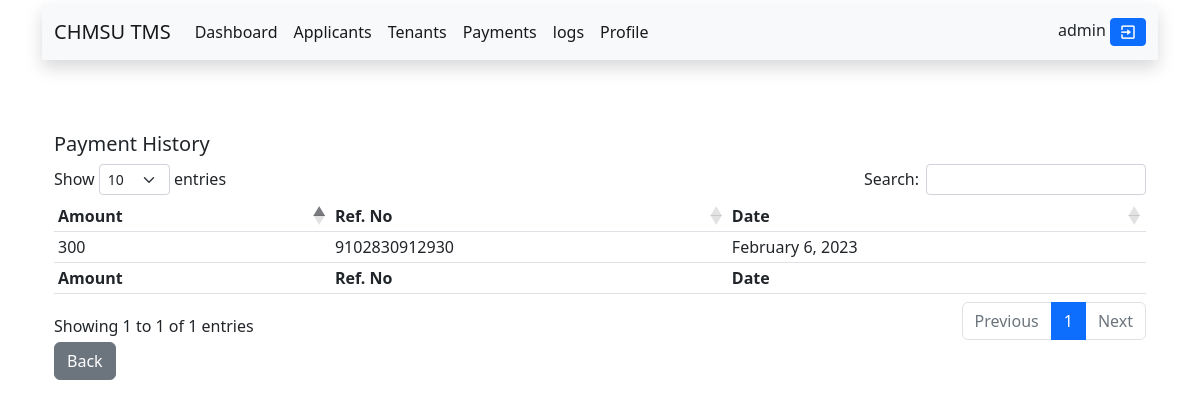
/admin/tenant_payment.php?view_payment=192 (signed in), run on the app's committed database.
### tables this page shows
CREATE TABLE `users` (
  `id` int(11) NOT NULL,
  `username` varchar(255) NOT NULL,
  `password` varchar(255) NOT NULL,
  `date` datetime NOT NULL DEFAULT current_timestamp(),
  `account_type` varchar(255) NOT NULL DEFAULT 'tenant',
  `user_id` int(11) NOT NULL,
  `status` varchar(10) NOT NULL DEFAULT 'active'
);

CREATE TABLE `payment` (
  `id` int(11) NOT NULL,
  `amount` varchar(255) NOT NULL,
  `refno` varchar(255) NOT NULL,
  `ref_img` varchar(255) NOT NULL,
  `status` varchar(255) NOT NULL DEFAULT 'pending',
  `date` date DEFAULT current_timestamp(),
  `user_id` int(11) NOT NULL
);

### admin/fetch.php (called while the page is built, shortened)
<?php
include("../connections.php");
$get_record = mysqli_query($connections, "SELECT * FROM users WHERE id='$user_id' ");
while ($row = mysqli_fetch_assoc($get_record)) {
    $db_username = $row["username"];
}

### admin/tenant_payment.php (the view, shortened to what this page needs)
<?php
if (isset($_SESSION["id"])) :
    $user_id = $_SESSION["id"];
    include("../connections.php");
    include("fetch.php");
?>
    <!DOCTYPE html>
    <html lang="en">
    <head>
        <link rel="stylesheet" href="style/dashboard.css">
    </head>
    <body>
        <div class="container">
            <?php
            include("inc/top_nav.php");
            ?>
            <br>
            <br>
            <link rel="stylesheet" href="https://cdn.datatables.net/1.12.1/css/dataTables.bootstrap5.min.css">
            <div class="container">
                <br>
                <?php
                if (isset($_GET["view_payment"])) {
                    $id = $_GET["view_payment"];
                    $get_payment = mysqli_query($connections, "SELECT payment.amount, payment.refno, payment.date, payment.user_id FROM payment JOIN users ON payment.user_id = users.id WHERE users.user_id = $id");
                }
                ?>
                <h5>Payment History</h5>
                <table id="fetch_result" class="table-sm table table-hover">
                    <thead>
                        <tr>
                            <th>Amount</th>
                            <th>Ref. No</th>
                            <th>Date</th>
                        </tr>
                    </thead>
                    <tbody>
                        <?php
                        while ($row = mysqli_fetch_assoc($get_payment)) :
                            $db_amount = $row["amount"];
                            $db_refno = $row["refno"];
                            $db_date = $row["date"];
                        ?>
                            <tr>
                                <td><?php echo $db_amount ?></td>
                                <td><?php echo $db_refno ?></td>
                                <td><?php echo date("F j, Y", strtotime($db_date)) ?></td>
                            </tr>
                        <?php endwhile; ?>
                    </tbody>
                    <tfoot>
                        <tr>
                            <th>Amount</th>
                            <th>Ref. No</th>
                            <th>Date</th>
                        </tr>
                    </tfoot>
                </table>
                <a href="tenants.php" class="btn btn-secondary">Back</a>
            </div>
            <link rel="stylesheet" href="https://cdn.datatables.net/buttons/2.2.3/css/buttons.dataTables.min.css">
        </div>
    </body>
    </html>
<?php
else :
    @include "../error.php";
endif;
?>

### admin/inc/top_nav.php (shortened to what this page needs)
<nav class="navbar mt-1 navbar-expand-lg bg-light shadow">
    <div class="container-fluid">
        <a class="navbar-brand" href="index.php">CHMSU TMS</a>
        <div class="collapse navbar-collapse" id="navbarScroll">
            <ul class="navbar-nav me-auto my-2 my-lg-0 navbar-nav-scroll" style="--bs-scroll-height: 100px;">
                <li class="nav-item">
                    <a class="nav-link active" aria-current="page" href="index.php">Dashboard</a>
                </li>
                <li class="nav-item">
                    <a class="nav-link active" aria-current="page" href="applicants.php">Applicants</a>
                </li>
                <li class="nav-item">
                    <a class="nav-link active" aria-current="page" href="tenants.php">Tenants</a>
                </li>
                <li class="nav-item">
                    <a class="nav-link active" href="payments.php">Payments</a>
                </li>
                <li class="nav-item">
                    <a class="nav-link active" href="logs.php">logs</a>
                </li>
                <li class="nav-item">
                    <a class="nav-link active" href="profile.php">Profile</a>
                </li>
            </ul>
            <div>
                <?php echo "$db_username"; ?>
                <button title="Logout" type='submit' name="logoutUser" data-bs-toggle="modal" data-bs-target="#modalLogout" class='btn-sm btn btn-primary'><i class='bx bx-exit'></i></button>
            </div>
        </div>
    </div>
</nav>

### connections.php (style rules this page uses)
i { font-size: 18px; }

### data on the page
users: username "admin"
payment: amount "300", refno "9102830912930", date "February 6, 2023"
